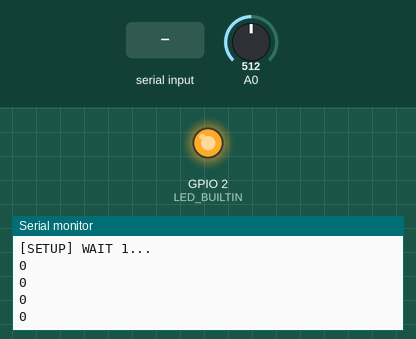
Recording of a sketch running on a simulated ESP8266 (NodeMCU). Shown: output pins drawn as LEDs (lit = HIGH, except the on-board LED, lit = LOW), the last lines printed to the serial monitor. Inputs (shaded band) come from the test bench; at power-on: A0 = 512. WiFi joins after 1.5 s; servers stay silent unless stated; uploads are accepted with an empty reply; EEPROM starts erased.

Above: at 6.7 s.
6.8 s: "val4;1\n" received over Serial
At 7.12 s:
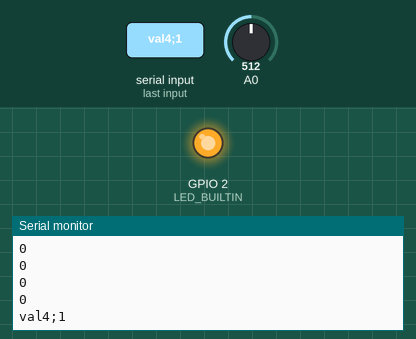
8.4 s: "val4\n" received over Serial
At 8.62 s:
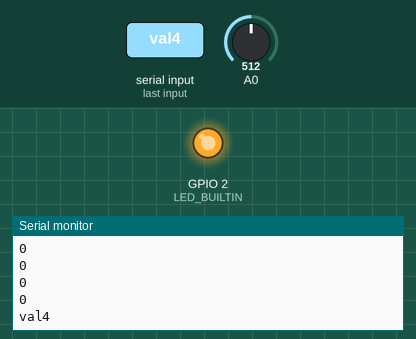
9.9 s: "WIFI;\n" received over Serial
At 10.13 s:
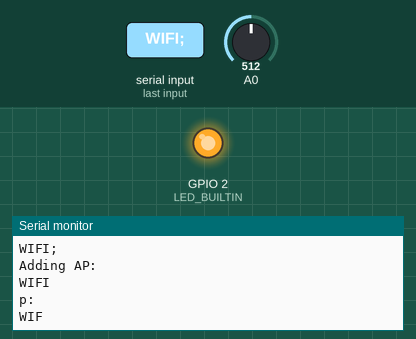
Timing chart, 0 to 12.9 s (numbered marks = the images above; inputs shaded):
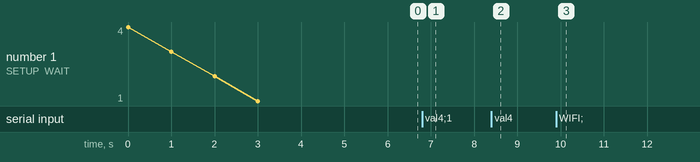

The sketch:

arduino-iot-device.ino
```cpp
#include <Arduino.h>

#include <ESP8266WiFi.h>
#include <ESP8266WiFiMulti.h>
#include <EEPROM.h>
#include <ESP8266HTTPClient.h>

#include <WiFiClient.h>

ESP8266WiFiMulti WiFiMulti;

String inputString = "";         // a String to hold incoming data
bool stringComplete = false;  // whether the string is complete

int addrAP = 0;
int addrPASS = 256;

void setup() {
  EEPROM.begin(1024);
  Serial.begin(115200);
  Serial.setDebugOutput(true);
  // Serial.setDebugOutput(true);

  Serial.println();
  Serial.println();
  Serial.println();


  WiFi.mode(WIFI_STA);
  WiFiMulti.addAP("PA_Goscie", "superplus");
  WiFiMulti.addAP("OneCloos", "biggenerator");

  if (EEPROM.read(1023) == 1) {
    Serial.println("reading AP from EEPROM...");
    String sAP;
    EEPROM.get(addrAP, sAP);
    char eeAP[sAP.length()];
    sAP.toCharArray(eeAP, sAP.length());
    Serial.println(sAP);

    String sPASS;
    EEPROM.get(addrPASS, sPASS);
    char eePASS[sPASS.length()];
    sPASS.toCharArray(eePASS, sPASS.length());
    Serial.println(sPASS);

    WiFiMulti.addAP(eeAP, eePASS);
  }

  for (uint8_t t = 4; t > 0; t--) {
    Serial.printf("[SETUP] WAIT %d...\n", t);
    Serial.flush();
    delay(1000);
  }
  while (not WiFiMulti.run() == WL_CONNECTED) {
    continue;
  }
  pinMode(LED_BUILTIN, OUTPUT);
}
bool LED;
int oldmil = 0;


void loop() {
  // wait for WiFi connection
  if ((WiFiMulti.run() == WL_CONNECTED)) {

    WiFiClient client;

    HTTPClient http;

    String url = String("http://clooske.y0.pl/connector.php?name=ArduinoNodeMCU&ip=" + WiFi.localIP().toString() + "&val1=" + String(analogRead(0)));

    //
    if (millis() - oldmil > 100) {
      //Serial.print("[HTTP] begin...\n");
      if (http.begin(client, url)) {  // HTTP


        //Serial.print("[HTTP] GET...\n");
        // start connection and send HTTP header
        int httpCode = http.GET();

        // httpCode will be negative on error
        if (httpCode > 0) {
          // HTTP header has been send and Server response header has been handled
          //Serial.printf("[HTTP] GET... code: %d\n", httpCode);

          // file found at server
          if (httpCode == HTTP_CODE_OK || httpCode == HTTP_CODE_MOVED_PERMANENTLY) {
            String payload = http.getString();
            LED = payload.substring(payload.indexOf("val4") + 5, payload.indexOf('\n', payload.indexOf("val4"))).substring(0, 1).toInt() == 1;
            Serial.println(payload);
            Serial.println(LED);
          }
        } else {
          Serial.printf("[HTTP] GET... failed, error: %s\n", http.errorToString(httpCode).c_str());
        }

        http.end();
      } else {
        Serial.printf("[HTTP} Unable to connect\n");
      }
      oldmil = millis();
    }

  }


  //// komunikacja szeregowa

  if (stringComplete) {
    if (inputString.substring(0, 5) == "WIFI;") {

      String app = inputString.substring(5, inputString.indexOf(';', 6) + 1);
      String pp = inputString.substring(inputString.indexOf(';', 6) + 1, inputString.indexOf(';', inputString.indexOf(';', 6) + 1));
      char ap[app.length()];
      app.toCharArray(ap, app.length());
      char p[pp.length()];
      pp.toCharArray(p, pp.length());
      Serial.println(String("Adding AP:\n" + String(ap) + "\np:\n" + String(p)));
      WiFiMulti.addAP(ap, p);
      for (int i = 0 ; i < EEPROM.length() ; i++) {
        EEPROM.write(i, 0);
      }
      EEPROM.write(1023, 1);
      EEPROM.put(addrAP, app);
      EEPROM.put(addrPASS, pp);
      EEPROM.commit();
      WiFi.printDiag(Serial);
    }

    if (inputString.substring(0, 5).equals("clear")) {
      for (int i = 0 ; i < EEPROM.length() ; i++) {
        EEPROM.write(i, 0);
      }
      EEPROM.commit();
      Serial.println("Clearing EEPROM...");
      WiFi.disconnect();
      ESP.reset();
      delay(1000);
    }

    inputString = "";
    stringComplete = false;

  }

  // SERIAL EVENT
  while (Serial.available()) {
    // get the new byte:
    char inChar = (char) Serial.read();
    // add it to the inputString:
    inputString += inChar;
    // if the incoming character is a newline, set a flag so the main loop can
    // do something about it:
    if (inChar == '\n') {
      stringComplete = true;
      Serial.println(inputString);
    }
  }
  digitalWrite(LED_BUILTIN, LED);


}
```

Measured:
- after the input at 6.8 s, the serial monitor: prints a new line after 0.11 s (image 1)
- after the input at 8.4 s, the serial monitor: prints a new line at once (image 2)
- after the input at 9.9 s, the serial monitor: prints a new line at once (image 3)
